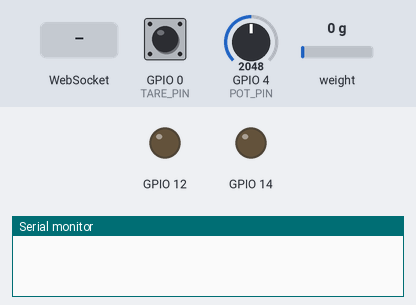
Bench run of a sketch on a simulated ESP32. Parts: output pins drawn as LEDs (lit = HIGH), the last lines printed to the serial monitor. The test bench sets the inputs (shaded band); at power-on: GPIO 0 (TARE_PIN) LOW, GPIO 4 (POT_PIN) = 2048, weight on the scale 0 g. WiFi joins after 1.5 s; servers stay silent unless stated.

Above: at 0.1 s.
At 8.9 s:
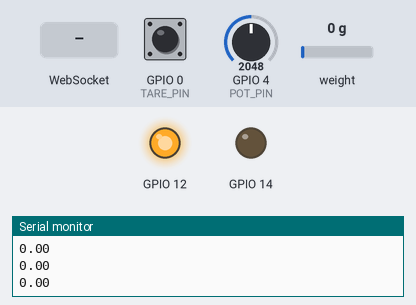
9.0 s: WebSocket text "1" received
At 10.4 s:
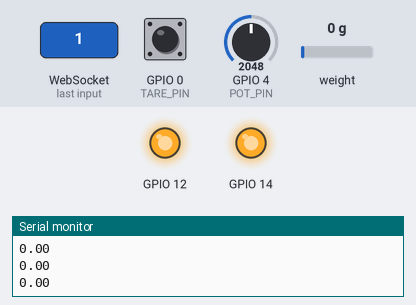
10.7 s: GPIO 0 (TARE_PIN) driven HIGH
12.2 s: GPIO 0 (TARE_PIN) pulsed LOW 2 times (0.12 s each, 0.3 s apart)
Timing chart, 0 to 15.2 s (numbered marks = the images above; inputs shaded):
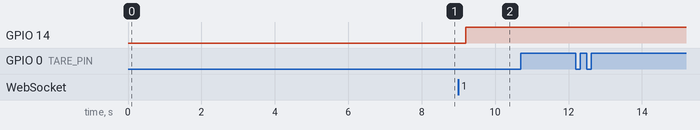

Measured:
- after the input at 9.0 s, GPIO 14: LOW → HIGH after 0.20 s

The sketch:

TestStand.ino
```cpp
/**
 *
 */

#include <Wire.h>
#include <LiquidCrystal_I2C.h>
#include "HX711.h"

#include <Arduino.h>
#include <WiFi.h>
#include <WiFiClientSecure.h>
#include <WebSocketsServer.h>

WebSocketsServer webSocket = WebSocketsServer(80);

bool conn_ = false;

void webSocketEvent(uint8_t num, WStype_t type, uint8_t * payload, size_t length)
{
    switch(type)
    {
        case WStype_DISCONNECTED:
            Serial.printf("[%u] Disconnected!\n", num);
            break;
        case WStype_CONNECTED:
            {
                IPAddress ip = webSocket.remoteIP(num);
                Serial.printf("[%u] Connected from %d.%d.%d.%d url: %s\n", num, ip[0], ip[1], ip[2], ip[3], payload);

                webSocket.sendTXT(num, "Connected");

                conn_ = true;
            }
            break;
        case WStype_TEXT:
            Serial.printf("[%u] get Text: %s\n", num, payload);

            // send message to client
            webSocket.sendTXT(num, "message here");

            // send data to all connected clients
            // webSocket.broadcastTXT("message here");
            break;
        case WStype_BIN:
        case WStype_ERROR:
        case WStype_FRAGMENT_TEXT_START:
        case WStype_FRAGMENT_BIN_START:
        case WStype_FRAGMENT:
        case WStype_FRAGMENT_FIN:
      break;
    }
}

HX711 loadcell;
//LiquidCrystal_I2C lcd(0x27,16,2);  // set the LCD address to 0x27 for a 16 chars and 2 line display

const int POT_PIN = 4;
const int TARE_PIN= 0;
const int LOADCELL_DOUT_PIN = 16;
const int LOADCELL_SCK_PIN= 17;

const int ZERO_POINT= 200;

/**
 * STATES:
 *  0 - update values as normal
 *  1 - tare mode
 *  2 - update, record, and transmit values
 *  3 - idle?
 */
int STATE = 0;

int TARE_DONE = 0;

double scale_val = 79.28;
int last_pot = 0;

void setup()
{
    Serial.begin(115200);

    pinMode(12, OUTPUT);
    pinMode(14, OUTPUT);

    digitalWrite(12, LOW);

    //lcd.init();                      // initialize the lcd
    //lcd.backlight();

    WiFi.begin("NETWORK", "PASSWORD");

    while (WiFi.status() != WL_CONNECTED)
    {
        delay(500);
        Serial.print(".");
    }

    Serial.println("Connected!");
    digitalWrite(12, HIGH);


    webSocket.begin();
    webSocket.onEvent(webSocketEvent);

    loadcell.begin(LOADCELL_DOUT_PIN, LOADCELL_SCK_PIN);

    Serial.println("After load cell begin");

    Serial.println("Taring Scale");

    update_reading();

    loadcell.set_scale(scale_val);

    Serial.println("Scale is set");

    loadcell.tare();

    Serial.println("Tared");

    tare_scale();

    attachInterrupt(digitalPinToInterrupt(TARE_PIN), toggleMode, RISING);

}


bool status_ = false;

void loop()
{
    if(!status_)
    {
        if(conn_)
        {
            digitalWrite(14, HIGH);
            status_ = true;
        }
    }
    webSocket.loop();
    switch(STATE)
    {
      case 0:
      {
        if(TARE_DONE == 0) // state needs to be changed
        {
          STATE = 1;
        }
        else
        {
          update_reading();
        }
        break;
      }
      case 1:
      {
        if(TARE_DONE == 0) // if call for tare
        {
          tare_scale();
        }
        else if(TARE_DONE == 2)
        {
          // TARE RUNNING
        }
        else if(TARE_DONE == 1)
        {
          STATE = 0;
        }
        break;
      }
      default:
      {
        break;
      }
    }

    delay(5);
}

float value = 0;
float t_ = 0;
String msg = "";

void update_reading()
{


    //lcd.setCursor(0,0);
    //lcd.print("Force in kgs:");

    //scale_val = map(analogRead(POT_PIN), 0, 4095, 79000, 81000) / 1000.0;

    if (loadcell.wait_ready_timeout(1000))
    {
        long reading = loadcell.get_units(1);
        //Serial.print("HX711 reading with value of ");
        //Serial.print(scale_val);
        //Serial.print("\t");

        t_ = millis();
        value = reading;

        msg = String(t_) + ": " + String(value);
        webSocket.broadcastTXT(msg);


        Serial.println((double) reading / 1.0);


        //lcd.setCursor(0,1);
        //lcd.print(reading / 1000.0);
    }
    else
    {
        Serial.println("HX711 not found.");
    }

    last_pot = analogRead(POT_PIN);
}

void tare_scale()
{
    //Serial.println("Beginning Tare Process");

    TARE_DONE = 2;

    int value = 1000;
    int zero_trial = 1;
    int zero_count = 0;
    int last_zero = 1;

    interrupts();

    while(TARE_DONE == 2)
    {
        if(zero_trial > 50)
        {
            //Serial.println("Tare process timeout, zero not found.");
            TARE_DONE = 1;
            break;
        }

        loadcell.set_scale(scale_val);
        loadcell.tare();
        value = loadcell.get_value(5 + zero_trial);


        Serial.print("zero_trial: ");
        Serial.print(zero_trial);
        Serial.print("\tRaw: ");
        Serial.print(value);
        Serial.print("\tlbs: ");
        Serial.print((double)value / (1000.0 * scale_val));
        Serial.print("\tZero Count: ");
        Serial.println(zero_count);


        // if value is in zero range
        if(abs(value) < ZERO_POINT)
        {
            // if last check was a valid zero, increment
            if(last_zero)
            {
                zero_count++;
                //Serial.print("Zero count is now: ");
                //Serial.println(zero_count);
            }
            else // else this is the first zero in sequence
            {
                zero_count = 1;
                //Serial.println("First Zero!");
            }
            last_zero = 1;
        }
        else if(last_zero) // reset if no zero is found immediately after
        {
            last_zero = 0;
            zero_count = 0;
        }

        if(zero_count >= 3)
        {
            //Serial.println("Taring successful!");
            TARE_DONE = 1;
            break;
        }

        // incrememnt timeout count
        zero_trial++;
        delay(10);
    }

    //Serial.println("");
}

void toggleMode()
{
    // disable interrupts for debounce
    noInterrupts();

    delay(20);

    if(digitalRead(TARE_PIN))
    {
        if(STATE == 1) // if we are in tare mode, we want to cancel that
        {
            Serial.println("Cancelling Tare Mode.");
            TARE_DONE = 1;

            interrupts();
        }
        else if(STATE == 0)
        {
            Serial.println("Setting to Tare Mode.");
            TARE_DONE = 0;
        }
    }
}


// end file
```
